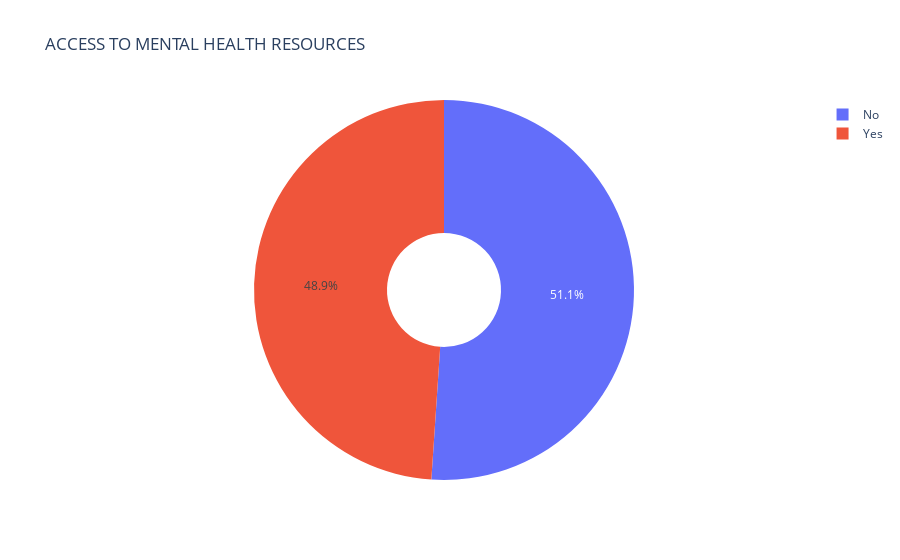

Notebook cell for this chart:
### Code cell
#CREATE A PIE CHART: ACCESS TO MENTAL HEALTH RESOURCES
fig=px.pie(data,names='Access_to_Mental_Health_Resources',
           title="ACCESS TO MENTAL HEALTH RESOURCES",
           hole=0.3)
fig.show()

### Figure 1 — Plotly figure (JSON) as saved in the notebook; plotly's stock layout.template omitted (floating-point values rounded to 4 significant figures; data arrays with more than 128 entries replaced by an {"elided": "..."} marker saying what was removed)
{"data": [{"domain": {"x": [0, 1], "y": [0, 1]}, "hole": 0.3, "hovertemplate": "Access_to_Mental_Health_Resources=%{label}<extra></extra>", "labels": {"elided": "5000 str values"}, "legendgroup": "", "name": "", "showlegend": true, "type": "pie"}], "layout": {"legend": {"tracegroupgap": 0}, "title": {"text": "ACCESS TO MENTAL HEALTH RESOURCES"}}}
